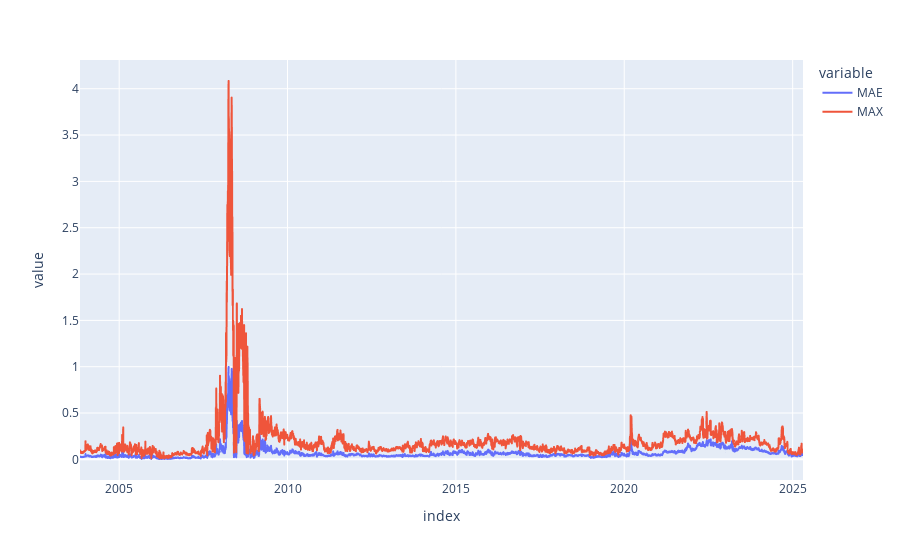

The notebook cell this image was saved under:
### Code cell
import plotly.express as px
sub_folder='OTR'
E=pd.read_csv(f'data/US_TREAS_CURVE/{sub_folder}/errors.csv', index_col=0, parse_dates=True)
AGG_E= E.T.groupby(lambda x: bonds.loc[x, 'length']if x !='1D' else 0).sum().T
AGG_E['MAE']=AGG_E.abs().mean(axis=1)
AGG_E['MAX']=AGG_E.abs().max(axis=1)
px.line(AGG_E[['MAE', 'MAX']])

### Figure 1 — Plotly figure (JSON) as saved in the notebook; plotly's stock layout.template omitted (floating-point values rounded to 4 significant figures; data arrays with more than 128 entries replaced by an {"elided": "..."} marker saying what was removed)
{"data": [{"hovertemplate": "variable=MAE<br>index=%{x}<br>value=%{y}<extra></extra>", "legendgroup": "MAE", "line": {"color": "#636efa", "dash": "solid"}, "marker": {"symbol": "circle"}, "mode": "lines", "name": "MAE", "showlegend": true, "type": "scattergl", "x": {"elided": "5368 str values"}, "xaxis": "x", "y": {"elided": "5368 float values"}, "yaxis": "y"}, {"hovertemplate": "variable=MAX<br>index=%{x}<br>value=%{y}<extra></extra>", "legendgroup": "MAX", "line": {"color": "#EF553B", "dash": "solid"}, "marker": {"symbol": "circle"}, "mode": "lines", "name": "MAX", "showlegend": true, "type": "scattergl", "x": {"elided": "5368 str values"}, "xaxis": "x", "y": {"elided": "5368 float values"}, "yaxis": "y"}], "layout": {"legend": {"title": {"text": "variable"}, "tracegroupgap": 0}, "margin": {"t": 60}, "xaxis": {"anchor": "y", "domain": [0, 1], "title": {"text": "index"}}, "yaxis": {"anchor": "x", "domain": [0, 1], "title": {"text": "value"}}}}
